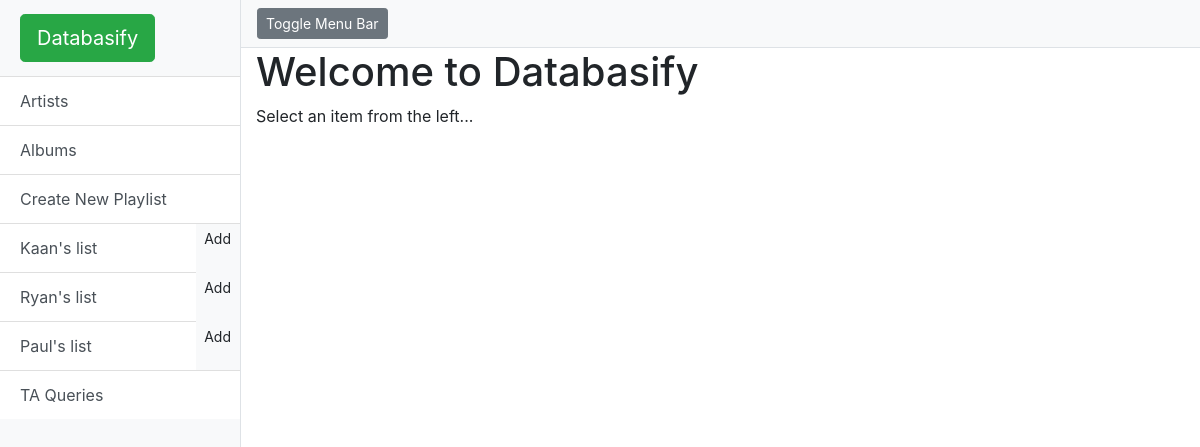
The page / on the database its author committed.
### model.py (models this page shows)
class Playlist(Base):
    __tablename__ = 'playlist'
    id = Column(Integer, primary_key=True)
    name = Column(String(50), nullable=False)
    user_id = Column(Integer, ForeignKey('user.id'), nullable=False)
    user = relationship(User)

### start.py (the view)
@app.route('/', methods=['GET'])
def index():
    playlists = session.query(Playlist).all()
    return render_template('index.html', title='Playlists', playlists=playlists)

### templates/index.html
{% extends "layout.html" %}
{% block content %}
    <div class="container-fluid">
        <h1>Welcome to Databasify</h1>
        <p>Select an item from the left...</p>
    </div>
{% endblock content %}

### templates/layout.html (shortened to what this page needs)
<!DOCTYPE html>
<html lang="en">
<head>
    <link href="/static/vendor/bootstrap/css/bootstrap.min.css" rel="stylesheet">
    <link href="/static/simple-sidebar.css" rel="stylesheet">
</head>
<body>
<div class="d-flex" id="wrapper">
    <div class="bg-light border-right" id="sidebar-wrapper">
        <div class="sidebar-heading"><a class="btn btn-success btn-lg" data-placement="top" data-toggle="tooltip"
                                        href="/" title="Goes to the main page">Databasify</a></div>
        <div class="list-group list-group-flush">
            <a class="list-group-item list-group-item-action btn btn-success" href="/artist" role="button">Artists</a>
            <a class="list-group-item list-group-item-action btn btn-success" href="/album" role="button">Albums</a>
            <a class="list-group-item list-group-item-action btn btn-success" href="/playlist/new/" role="button">Create
                New Playlist</a>
            {% for playlist in playlists %}
            <div aria-label="Modify Playlist" class="btn-group" role="group"></a>
                <a class="btn list-group-item list-group-item-action btn btn-light" href="/playlist/{{ playlist.id }}/"
                   role="button">{{ playlist.name }}</a>
                <a class="btn btn-sm" data-placement="top" data-toggle="tooltip"
                   href="/playlist/{{ playlist.id }}/new" role="button"
                   title="Add a new song into {{ playlist.name }} playlist">Add</a>
            </div>
            {% endfor %}
            <a class="list-group-item list-group-item-action btn btn-success" href="/ta" role="button">TA Queries</a>
        </div>
    </div>
    <div id="page-content-wrapper">
        <nav class="navbar navbar-expand-lg navbar-light bg-light border-bottom">
            <button class="btn btn-secondary btn-sm" id="menu-toggle">Toggle Menu Bar</button>&nbsp;
        </nav>
        {% block content %}{% endblock %}
    </div>
</div>
</body>
</html>

### static/simple-sidebar.css (style rules this page uses)
body { overflow-x: hidden; }
#sidebar-wrapper { min-height: 100vh; margin-left: -15rem; -webkit-transition: margin .25s ease-out; -moz-transition: margin .25s ease-out; -o-transition: margin .25s ease-out; transition: margin .25s ease-out; }
#sidebar-wrapper .sidebar-heading { padding: 0.875rem 1.25rem; font-size: 1.2rem; }
#sidebar-wrapper .list-group { width: 15rem; }
#page-content-wrapper { min-width: 100vw; }
@media (min-width: 768px) { #sidebar-wrapper { margin-left: 0; } }
@media (min-width: 768px) { #page-content-wrapper { min-width: 0; width: 100%; } }

### rows shown on the page
Playlist: name "Kaan's list"
Playlist: name "Ryan's list"
Playlist: name "Paul's list"
